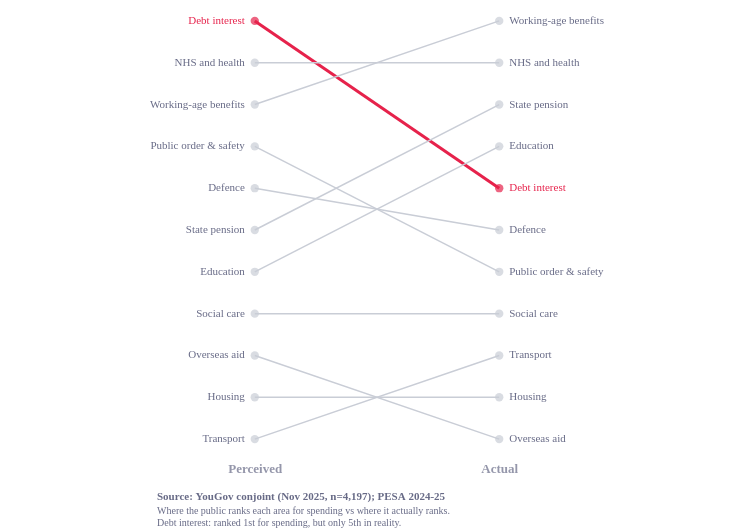

Notebook code for this chart:
### Code cell
import pandas as pd
import altair as alt
from ecostyles import EcoStyles

styles = EcoStyles(); styles.register_and_enable_theme()

# Perceived rank (YouGov conjoint) vs actual spend rank (PESA 2024-25)
data = [
    ("Debt interest",         1, 5),
    ("NHS and health",        2, 2),
    ("Working-age benefits",  3, 1),
    ("Public order & safety", 4, 7),
    ("Defence",               5, 6),
    ("State pension",         6, 3),
    ("Education",             7, 4),
    ("Social care",           8, 8),
    ("Overseas aid",          9, 11),
    ("Housing",               10, 10),
    ("Transport",             11, 9),
]
df = pd.DataFrame(data, columns=["area", "Perceived", "Actual"])
long = df.melt("area", value_vars=["Perceived", "Actual"],
               var_name="type", value_name="rank")
long["type"] = pd.Categorical(long["type"], ["Perceived", "Actual"], ordered=True)
long["hi"] = long["area"] == "Debt interest"

# connecting lines
lines = alt.Chart(long).mark_line().encode(
    x=alt.X("type:N", title=None, sort=["Perceived", "Actual"],
            axis=alt.Axis(labelFontSize=13, labelFontWeight="bold", domain=False, ticks=False),
            scale=alt.Scale(padding=0.4)),
    y=alt.Y("rank:Q", title=None, scale=alt.Scale(reverse=True, domain=[0.5, 11.5]),
            axis=None),
    detail="area:N",
    color=alt.condition("datum.hi", alt.value("#E6224B"), alt.value("#c9cdd6")),
    strokeWidth=alt.condition("datum.hi", alt.value(3), alt.value(1.5)))

points = alt.Chart(long).mark_circle(size=70).encode(
    x=alt.X("type:N", sort=["Perceived", "Actual"]),
    y=alt.Y("rank:Q", scale=alt.Scale(reverse=True, domain=[0.5, 11.5])),
    color=alt.condition("datum.hi", alt.value("#E6224B"), alt.value("#c9cdd6")))

# labels on both sides
left_lab = alt.Chart(long[long.type=="Perceived"]).mark_text(
    align="right", dx=-10, fontSize=11).encode(
    x=alt.X("type:N", sort=["Perceived", "Actual"]),
    y=alt.Y("rank:Q", scale=alt.Scale(reverse=True, domain=[0.5, 11.5])),
    text="area:N",
    color=alt.condition("datum.hi", alt.value("#E6224B"), alt.value("#676A86")))

right_lab = alt.Chart(long[long.type=="Actual"]).mark_text(
    align="left", dx=10, fontSize=11).encode(
    x=alt.X("type:N", sort=["Perceived", "Actual"]),
    y=alt.Y("rank:Q", scale=alt.Scale(reverse=True, domain=[0.5, 11.5])),
    text="area:N",
    color=alt.condition("datum.hi", alt.value("#E6224B"), alt.value("#676A86")))

caption = alt.Title(
    text="Source: YouGov conjoint (Nov 2025, n=4,197); PESA 2024-25",
    subtitle=[
        "Where the public ranks each area for spending vs where it actually ranks.",
        "Debt interest: ranked 1st for spending, but only 5th in reality.",
    ],
    orient="bottom", anchor="start", fontSize=11, subtitleFontSize=10,
    color="#676A86", subtitleColor="#676A86", dy=12)

chart = (lines + points + left_lab + right_lab).properties(
    width=440, height=460, padding={"left":150, "right":150}, title=caption).configure(
    background="white", font="Circular Std").configure_view(
    fill="transparent", stroke="transparent")

styles.save(chart, path=".", name="misperception_gap", svg=True)
chart.save("misperception_gap.png", scale_factor=2.0)
chart

### Figure 1 — Vega-Lite specification as saved in the notebook (floating-point values rounded to 4 significant figures)
{"config": {"font": "Circular Std", "text": {"color": "#676A86", "align": "left", "baseline": "middle", "dx": 7, "dy": 0, "fontSize": 11}, "view": {"stroke": "transparent", "continuousWidth": 400, "continuousHeight": 300, "discreteWidth": 400, "discreteHeight": 300, "fill": "transparent"}, "range": {"category": ["#36B7B4", "#E6224B", "#F4C245", "#0063AF", "#00A767", "#179FDB", "#EB5C2E"], "diverging": ["#E6224B", "#E54753", "#C9C9C9", "#179FDB", "#122B39"], "heatmap": ["#C9C9C9", "#179FDB", "#0063AF", "#122B39"], "ordinal": ["#00A767", "#36B7B4", "#179FDB", "#0063AF", "#243B5A"]}, "bar": {"color": "#179fdb"}, "line": {"color": "#e6224b"}, "rule": {"color": "#676A86"}, "area": {"opacity": 0.3}, "point": {"filled": true, "size": 80, "color": "#e6224b", "opacity": 0.95}, "geoshape": {"stroke": "white", "strokeWidth": 0.3}, "rect": {"fill": "#d6d4d4", "opacity": 0.3}, "axis": {"labelColor": "#676A86", "labelFontSize": 11, "labelFont": "Circular Std", "labelOpacity": 0.7, "tickColor": "#676A86", "tickOpacity": 0.5, "domainColor": "#676A86", "domainOpacity": 0.5, "gridColor": "#676A86", "gridDash": [2, 2], "gridOpacity": 0.5, "title": null, "titleColor": "#676A86", "titleOpacity": 0.8, "tickSize": 4}, "axisXDiscrete": {"grid": false, "labelAngle": 0, "tickCount": 10, "tickOpacity": 0.5, "title": null}, "axisYDiscrete": {"ticks": false, "labelPadding": 5}, "axisXTemporal": {"grid": false, "ticks": true}, "axisXQuantitative": {"grid": true}, "axisYQuantitative": {"gridColor": "#676A86", "gridDash": [1, 5], "gridOpacity": 0.5, "ticks": false, "labelPadding": 5, "tickCount": 8, "titleAngle": 0, "titleAlign": "left", "titleBaseline": "bottom", "titleX": 0, "titleY": -5}, "title": {"color": "#676A86E6", "subtitleColor": "#676A86", "font": "Circular Std", "subtitleFont": "Circular Std", "anchor": "start", "fontSize": 14, "subtitleFontSize": 12, "subtitlePadding": 4, "offset": 0, "frame": "group"}, "legend": {"titleColor": "#122b39", "title": null, "labelColor": "#122b39", "labelFontSize": 11}, "background": "white"}, "layer": [{"mark": {"type": "line"}, "encoding": {"color": {"condition": {"test": "datum.hi", "value": "#E6224B"}, "value": "#c9cdd6"}, "detail": {"field": "area", "type": "nominal"}, "strokeWidth": {"condition": {"test": "datum.hi", "value": 3}, "value": 1.5}, "x": {"axis": {"domain": false, "labelFontSize": 13, "labelFontWeight": "bold", "ticks": false}, "field": "type", "scale": {"padding": 0.4}, "sort": ["Perceived", "Actual"], "title": null, "type": "nominal"}, "y": {"axis": null, "field": "rank", "scale": {"domain": [0.5, 11.5], "reverse": true}, "title": null, "type": "quantitative"}}}, {"mark": {"type": "circle", "size": 70}, "encoding": {"color": {"condition": {"test": "datum.hi", "value": "#E6224B"}, "value": "#c9cdd6"}, "x": {"field": "type", "sort": ["Perceived", "Actual"], "type": "nominal"}, "y": {"field": "rank", "scale": {"domain": [0.5, 11.5], "reverse": true}, "type": "quantitative"}}}, {"data": {"name": "data-5678697c860fac43bcd2914151986616"}, "mark": {"type": "text", "align": "right", "dx": -10, "fontSize": 11}, "encoding": {"color": {"condition": {"test": "datum.hi", "value": "#E6224B"}, "value": "#676A86"}, "text": {"field": "area", "type": "nominal"}, "x": {"field": "type", "sort": ["Perceived", "Actual"], "type": "nominal"}, "y": {"field": "rank", "scale": {"domain": [0.5, 11.5], "reverse": true}, "type": "quantitative"}}}, {"data": {"name": "data-5af9f02867bd41fcf9777913552dbd4c"}, "mark": {"type": "text", "align": "left", "dx": 10, "fontSize": 11}, "encoding": {"color": {"condition": {"test": "datum.hi", "value": "#E6224B"}, "value": "#676A86"}, "text": {"field": "area", "type": "nominal"}, "x": {"field": "type", "sort": ["Perceived", "Actual"], "type": "nominal"}, "y": {"field": "rank", "scale": {"domain": [0.5, 11.5], "reverse": true}, "type": "quantitative"}}}], "data": {"name": "data-cf4bb6bd702c6ec3770a6a464344ea64"}, "height": 460, "padding": {"left": 150, "right": 150}, "title": {"text": "Source: YouGov conjoint (Nov 2025, n=4,197); PESA 2024-25", "anchor": "start", "color": "#676A86", "dy": 12, "fontSize": 11, "orient": "bottom", "subtitle": ["Where the public ranks each area for spending vs where it actually ranks.", "Debt interest: ranked 1st for spending, but only 5th in reality."], "subtitleColor": "#676A86", "subtitleFontSize": 10}, "width": 440, "$schema": "https://vega.github.io/schema/vega-lite/v6.4.1.json", "datasets": {"data-cf4bb6bd702c6ec3770a6a464344ea64": [{"area": "Debt interest", "type": "Perceived", "rank": 1, "hi": true}, {"area": "NHS and health", "type": "Perceived", "rank": 2, "hi": false}, {"area": "Working-age benefits", "type": "Perceived", "rank": 3, "hi": false}, {"area": "Public order & safety", "type": "Perceived", "rank": 4, "hi": false}, {"area": "Defence", "type": "Perceived", "rank": 5, "hi": false}, {"area": "State pension", "type": "Perceived", "rank": 6, "hi": false}, {"area": "Education", "type": "Perceived", "rank": 7, "hi": false}, {"area": "Social care", "type": "Perceived", "rank": 8, "hi": false}, {"area": "Overseas aid", "type": "Perceived", "rank": 9, "hi": false}, {"area": "Housing", "type": "Perceived", "rank": 10, "hi": false}, {"area": "Transport", "type": "Perceived", "rank": 11, "hi": false}, {"area": "Debt interest", "type": "Actual", "rank": 5, "hi": true}, {"area": "NHS and health", "type": "Actual", "rank": 2, "hi": false}, {"area": "Working-age benefits", "type": "Actual", "rank": 1, "hi": false}, {"area": "Public order & safety", "type": "Actual", "rank": 7, "hi": false}, {"area": "Defence", "type": "Actual", "rank": 6, "hi": false}, {"area": "State pension", "type": "Actual", "rank": 3, "hi": false}, {"area": "Education", "type": "Actual", "rank": 4, "hi": false}, {"area": "Social care", "type": "Actual", "rank": 8, "hi": false}, {"area": "Overseas aid", "type": "Actual", "rank": 11, "hi": false}, {"area": "Housing", "type": "Actual", "rank": 10, "hi": false}, {"area": "Transport", "type": "Actual", "rank": 9, "hi": false}], "data-5678697c860fac43bcd2914151986616": [{"area": "Debt interest", "type": "Perceived", "rank": 1, "hi": true}, {"area": "NHS and health", "type": "Perceived", "rank": 2, "hi": false}, {"area": "Working-age benefits", "type": "Perceived", "rank": 3, "hi": false}, {"area": "Public order & safety", "type": "Perceived", "rank": 4, "hi": false}, {"area": "Defence", "type": "Perceived", "rank": 5, "hi": false}, {"area": "State pension", "type": "Perceived", "rank": 6, "hi": false}, {"area": "Education", "type": "Perceived", "rank": 7, "hi": false}, {"area": "Social care", "type": "Perceived", "rank": 8, "hi": false}, {"area": "Overseas aid", "type": "Perceived", "rank": 9, "hi": false}, {"area": "Housing", "type": "Perceived", "rank": 10, "hi": false}, {"area": "Transport", "type": "Perceived", "rank": 11, "hi": false}], "data-5af9f02867bd41fcf9777913552dbd4c": [{"area": "Debt interest", "type": "Actual", "rank": 5, "hi": true}, {"area": "NHS and health", "type": "Actual", "rank": 2, "hi": false}, {"area": "Working-age benefits", "type": "Actual", "rank": 1, "hi": false}, {"area": "Public order & safety", "type": "Actual", "rank": 7, "hi": false}, {"area": "Defence", "type": "Actual", "rank": 6, "hi": false}, {"area": "State pension", "type": "Actual", "rank": 3, "hi": false}, {"area": "Education", "type": "Actual", "rank": 4, "hi": false}, {"area": "Social care", "type": "Actual", "rank": 8, "hi": false}, {"area": "Overseas aid", "type": "Actual", "rank": 11, "hi": false}, {"area": "Housing", "type": "Actual", "rank": 10, "hi": false}, {"area": "Transport", "type": "Actual", "rank": 9, "hi": false}]}}
